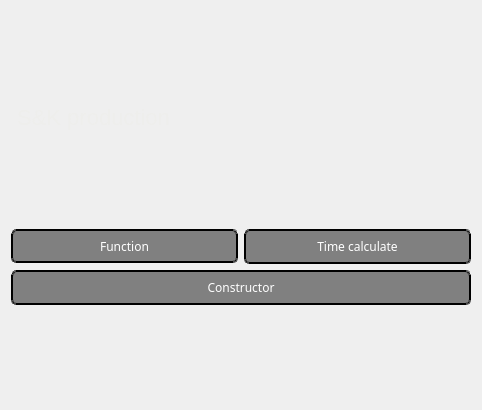
<?xml version="1.0" encoding="UTF-8"?>
<ui version="4.0">
 <class>MainWindow</class>
 <widget class="QMainWindow" name="MainWindow">
  <property name="geometry">
   <rect>
    <x>0</x>
    <y>0</y>
    <width>482</width>
    <height>410</height>
   </rect>
  </property>
  <property name="windowTitle">
   <string>MainWindow</string>
  </property>
  <widget class="QWidget" name="centralWidget">
   <layout class="QGridLayout" name="gridLayout">
    <item row="0" column="0">
     <layout class="QVBoxLayout" name="verticalLayout">
      <item>
       <spacer name="verticalSpacer_3">
        <property name="orientation">
         <enum>Qt::Vertical</enum>
        </property>
        <property name="sizeHint" stdset="0">
         <size>
          <width>20</width>
          <height>40</height>
         </size>
        </property>
       </spacer>
      </item>
      <item>
       <widget class="QLabel" name="logo">
        <property name="styleSheet">
         <string notr="true">color: rgb(238, 238, 236);
text-align: center ;
font-size: 22px;</string>
        </property>
        <property name="text">
         <string> S&amp;K production</string>
        </property>
       </widget>
      </item>
      <item>
       <spacer name="verticalSpacer_2">
        <property name="orientation">
         <enum>Qt::Vertical</enum>
        </property>
        <property name="sizeHint" stdset="0">
         <size>
          <width>20</width>
          <height>40</height>
         </size>
        </property>
       </spacer>
      </item>
      <item>
       <layout class="QHBoxLayout" name="horizontalLayout">
        <item>
         <widget class="QPushButton" name="function_button">
          <property name="minimumSize">
           <size>
            <width>92</width>
            <height>21</height>
           </size>
          </property>
          <property name="maximumSize">
           <size>
            <width>544</width>
            <height>34</height>
           </size>
          </property>
          <property name="styleSheet">
           <string notr="true">QPushButton { 
background-color: grey;
font-family: wg_silverleaf, Arial, Helvetica, sans-serif;
border: 2px double black;
border-radius: 5px;
color: white;
 max-width: 36em;

 max-height: 2em;
}
QPushButton:hover {
background-color: white;;
color: black;
}


</string>
          </property>
          <property name="text">
           <string>Function</string>
          </property>
         </widget>
        </item>
        <item>
         <widget class="QPushButton" name="time_calculate">
          <property name="minimumSize">
           <size>
            <width>91</width>
            <height>35</height>
           </size>
          </property>
          <property name="maximumSize">
           <size>
            <width>544</width>
            <height>34</height>
           </size>
          </property>
          <property name="styleSheet">
           <string notr="true">QPushButton { 
background-color: grey;
border: 2px double black;
border-radius: 5px;
font-family: wg_silverleaf;
color: white;
 max-width: 36em;

 max-height: 2em;
}
QPushButton:hover {
background-color: white;;
color: black;
}


</string>
          </property>
          <property name="text">
           <string>Time calculate</string>
          </property>
         </widget>
        </item>
       </layout>
      </item>
      <item>
       <widget class="QPushButton" name="constructor">
        <property name="minimumSize">
         <size>
          <width>33</width>
          <height>35</height>
         </size>
        </property>
        <property name="styleSheet">
         <string notr="true">QPushButton { 
background-color: grey;
border: 2px double black;
border-radius: 5px;
color: white;
font-family: wg_silverleaf;
 max-width: 36em;

 max-height: 2em;
}
QPushButton:hover {
background-color: white;;
color: black;
}


</string>
        </property>
        <property name="text">
         <string>Constructor</string>
        </property>
       </widget>
      </item>
      <item>
       <spacer name="verticalSpacer">
        <property name="orientation">
         <enum>Qt::Vertical</enum>
        </property>
        <property name="sizeHint" stdset="0">
         <size>
          <width>20</width>
          <height>40</height>
         </size>
        </property>
       </spacer>
      </item>
     </layout>
    </item>
   </layout>
  </widget>
 </widget>
 <layoutdefault spacing="6" margin="11"/>
 <resources/>
 <connections/>
</ui>
